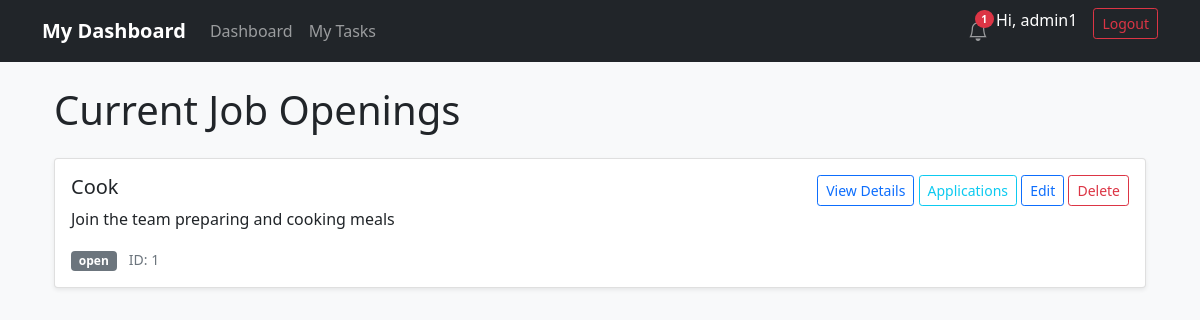
Page /staff/recruitment/ (signed in) on the committed database.
### staff/models.py (models this page shows, shortened)
class Staff(models.Model):
    user = models.OneToOneField(User, on_delete=models.CASCADE, null=True, blank=True)
    name = models.CharField(max_length=100)
    email = models.EmailField(unique=True, blank=True, null=True)
    phone = EncryptedCharField(max_length=255)
    whatsapp = EncryptedCharField(max_length=255)
    role = models.ForeignKey(Role, on_delete=models.SET_NULL, null=True, blank=True)
    is_active = models.BooleanField(default=True)
    address = EncryptedTextField(max_length=355)
    next_of_kin = EncryptedCharField(max_length=255)
    emergency_contact_name = models.CharField(max_length=100)
    emergency_contact_phone = EncryptedCharField(max_length=255)
    reliability_score = models.IntegerField(default=100, help_text="Reliability score 0-100")
    reliability_notes = models.TextField(blank=True, null=True)
    annual_leave_balance = models.PositiveIntegerField(default=20)
    sick_leave_balance = models.PositiveIntegerField(default=10)
    casual_leave_balance = models.PositiveIntegerField(default=5)
    APPROVAL_REQUIRED_FIELDS = ['address', 'next_of_kin', 'emergency_contact_name', 'emergency_contact_phone']
    DIRECT_UPDATE_FIELDS = ['name', 'email', 'phone', 'whatsapp', 'role', 'is_active']

class Recruitment(models.Model):
    STATUS_CHOICES = [
        ('open', 'Open'),
        ('closed', 'Closed'),
        ('draft', 'Draft'), # added this - useful before publishing
    ]
    event = models.ForeignKey('Event', on_delete=models.SET_NULL, null=True, blank=True, related_name='recruitments')
    position = models.CharField(max_length=100)
    title = models.CharField(max_length=255) # you can keep both, or make title = position
    description = models.TextField()
    requirements = models.TextField()
    status = models.CharField(
        max_length=20,
        choices=STATUS_CHOICES,
        default='open'
    )
    created_at = models.DateTimeField(auto_now_add=True)
    deadline = models.DateTimeField(blank=True, null=True)

### staff/views.py (the view)
# urls.py: path('recruitment/', views.RecruitmentListView.as_view(), name='recruitment_list'),
@method_decorator(staff_member_required, name='dispatch')
class RecruitmentListView(LoginRequiredMixin, ListView):
    model = Recruitment
    template_name = 'staff/recruitment_list.html'
    context_object_name = 'recruitments'
    ordering = ['-created_at']

### staff/context_processors.py (called while the page is built)
def notifications(request):
    if request.user.is_authenticated:
        unread_count = request.user.notifications.filter(is_read=False).count()
        recent_notifications = request.user.notifications.order_by('-created_at')[:5]
        return {
            'unread_notification_count': unread_count,
            'notifications': recent_notifications
        }
    return {}

### staff/fields.py (called while the page is built)
def _get_cipher():
    key = settings.FERNET_KEY
    if not key:
        return None
    return Fernet(key.encode())

    def from_db_value(self, value, expression, connection):
        if value is None: return value
        cipher = _get_cipher()
        if not cipher: return value
        try:
            return cipher.decrypt(value.encode()).decode()
        except (InvalidToken, ValueError):
            return value

    def from_db_value(self, value, expression, connection):
        if value is None: return value
        cipher = _get_cipher()
        if not cipher: return value
        try:
            return cipher.decrypt(value.encode()).decode()
        except (InvalidToken, ValueError):
            return value

### staff/models.py (called while the page is built)
    @property
    def link(self):  # <-- ADD THIS
        if self.related_assignment:
            return f"/staff/event/{self.related_assignment.event.id}/"
        if self.related_event:
            return f"/staff/event/{self.related_event.id}/"
        return "#"

### staff/templates/staff/recruitment_list.html (shortened to what this page needs)
{% extends 'staff/base.html' %}
{% block content %}
<div class="container mt-4">
    <h1 class="mb-4">Current Job Openings</h1>
    {% for recruitment in object_list %}
    <div class="card mb-3">
        <div class="card-body">
            <div class="d-flex justify-content-between">
                <div>
                    <h5 class="card-title">{{ recruitment.position }}</h5>
                    <p class="card-text">{{ recruitment.description|truncatewords:20 }}</p>
                    <span class="badge {% if recruitment.status == 'Open' %}bg-success{% else %}bg-secondary{% endif %}">
                        {{ recruitment.status }}
                    </span>
                    <small class="text-muted ms-2">ID: {{ recruitment.id }}</small>
                </div>
                <div class="text-end">
                    {% if user.is_staff %}
                        <a href="{% url 'staff:recruitment_detail' recruitment_id=recruitment.id %}" class="btn btn-outline-primary btn-sm">View Details</a>
                        <a href="{% url 'staff:recruitment_applicants' recruitment_id=recruitment.id %}" class="btn btn-outline-info btn-sm">Applications</a>
                        <a href="{% url 'staff:recruitment_update' recruitment_id=recruitment.id %}" class="btn btn-outline-primary btn-sm">Edit</a>
                        <a href="{% url 'staff:recruitment_delete' recruitment_id=recruitment.id %}" class="btn btn-outline-danger btn-sm">Delete</a>
                    {% endif %}
                </div>
            </div>
        </div>
    </div>
    {% empty %}
    <p>No recruitments yet.</p>
    {% endfor %}
</div>
{% endblock %}

### staff/templates/staff/base.html (shortened to what this page needs)
{% load static %}
<!DOCTYPE html>
<html lang="en">
<head>
    <link href="https://cdn.jsdelivr.net/npm/bootstrap@5.1.3/dist/css/bootstrap.min.css" rel="stylesheet">
    <link rel="stylesheet" href="https://cdn.jsdelivr.net/npm/flatpickr/dist/flatpickr.min.css">
    <link href="https://cdn.jsdelivr.net/npm/select2@4.1.0-rc.0/dist/css/select2.min.css" rel="stylesheet" />
    <link href="https://cdn.jsdelivr.net/npm/select2-bootstrap-5-theme@1.3.0/dist/select2-bootstrap-5-theme.min.css" rel="stylesheet" />
    <link rel="stylesheet" href="https://cdn.jsdelivr.net/npm/bootstrap-icons@1.10.5/font/bootstrap-icons.css">
    <link rel="stylesheet" href="{% static 'staff/css/custom.css' %}">
</head>
<body>
    <nav class="navbar navbar-expand-lg navbar-dark bg-dark mb-4">
        <div class="container">
            <a class="navbar-brand" href="{% if user.staff %}{% url 'staff:my_dashboard' %}{% else %}{% url 'staff:event_list' %}{% endif %}">
                {% if user.staff %}
                    My Dashboard
                {% else %}
                    Staff Manager
                {% endif %}
            </a>
            <div class="collapse navbar-collapse" id="navbarNav">
                <div class="navbar-nav me-auto">
                    {% if user.staff %}
                        <a class="nav-link" href="{% url 'staff:my_dashboard' %}">Dashboard</a>
                        <a class="nav-link" href="{% url 'staff:task_list' %}">My Tasks</a>
                    {% else %}
                        <a class="nav-link" href="{% url 'staff:event_list' %}">Events</a>
                        <a class="nav-link" href="{% url 'staff:staff_list' %}">Staff</a>
                        <a class="nav-link" href="{% url 'staff:recruitment_list' %}">Recruitment</a>
                        <a class="nav-link" href="{% url 'staff:task_list' %}">Tasks</a>
                    {% endif %}
                </div>
                {% if user.is_authenticated %}
                <ul class="navbar-nav">
                    <li class="nav-item dropdown">
                        <a class="nav-link position-relative" href="#" id="notificationsDropdown" role="button" data-bs-toggle="dropdown" aria-expanded="false">
                          <i class="bi bi-bell fs-5"></i>
                            {% if unread_notification_count > 0 %}
                              <span class="badge bg-danger rounded-pill notification-badge">{{ unread_notification_count }}</span>
                            {% endif %}
                        </a>
                    </li>
                    <li class="nav-item">
                      <span class="navbar-text text-white me-3">
                          Hi, {% if user.staff %}{{ user.staff.name }}{% else %}Admin{% endif %}
                      </span>
                    </li>
                    <li class="nav-item">
                        <a class="btn btn-outline-danger btn-sm" href="{% url 'staff:staff_logout' %}">Logout</a>
                    </li>
                </ul>
                {% endif %}
            </div>
        </div>
    </nav>
    <div class="container">
        {% block content %}
        {% endblock %}
    </div>
</body>
</html>

### staff/templates/staff/base.html (style rules this page uses)
body { background-color: #f8f9fa; }
.navbar-brand { font-weight: 600; }
.card { box-shadow: 0 0.125rem 0.25rem rgba(0, 0, 0, 0.075); }
.notification-badge { position: absolute; top: 2px; right: 2px; font-size: 0.65rem; }

### rows in the picture
Recruitment: position "Cook", description "Join the team preparing and cooking meals", status "open", id "1"

### other values in the picture
{{ unread_notification_count }} "1"
{{ user.staff.name }} "admin1"
